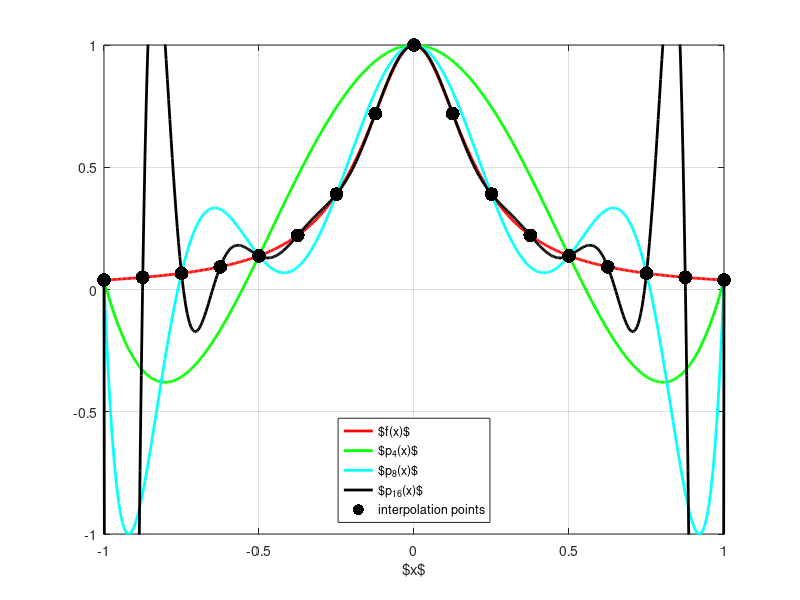
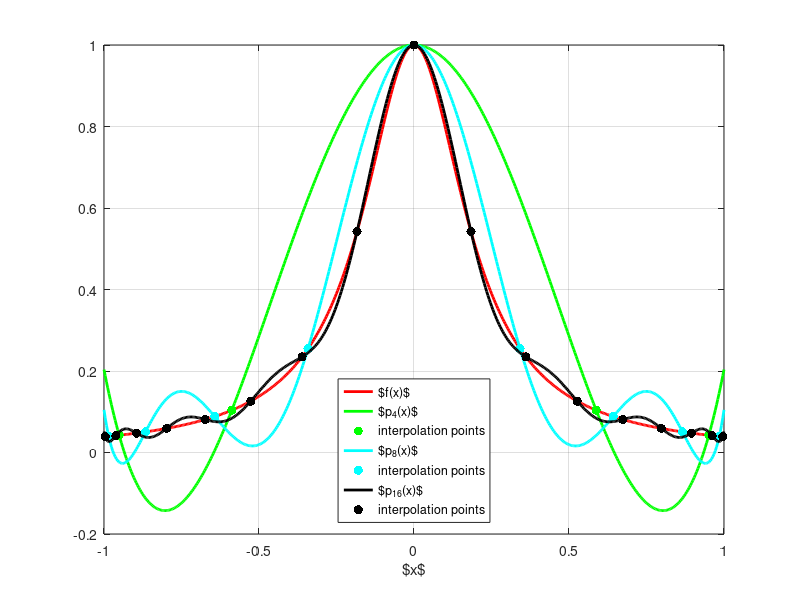

The MATLAB script that drew these images, in order: (Note: this script raises an error after producing the figures.)
clear all;
close all;
f = @(x) 1./(1 + 25*x.^2);

hf = figure(1);
clf;

x = linspace(-1,1,500);
y_true = f(x);
plot(x,y_true,'r','linewidth',2);
hold on;

N = 4;
xdata = linspace(-1,1,N+1)';
ydata = f(xdata);
p = polyfit(xdata,ydata,N);
y_fit = polyval(p,x);
poly_04 = plot(x,y_fit,'g','linewidth',2);


N = 8;
xdata = linspace(-1,1,N+1)';
ydata = f(xdata);
p = polyfit(xdata,ydata,N);
y_fit = polyval(p,x);
poly_08 = plot(x,y_fit,'c','linewidth',2);

N = 16;
xdata = linspace(-1,1,N+1)';
ydata = f(xdata);
p = polyfit(xdata,ydata,N);
y_fit = polyval(p,x);
poly_16 = plot(x,y_fit,'k','linewidth',2);
xlabel("$x$");
grid on;
plot(xdata,ydata,'k.','markersize',30);
  
legend('$f(x)$','$p_4(x)$','$p_8(x)$','$p_{16}(x)$', ...
    'interpolation points','Location','south')
% lgd.FontSize = 14;
% lgd.Interpreter = 'latex';

axis([-1 1 -1 1])

print(hf,"OUT/RungePhenom",'-dpdflatex')

hff = figure(2);
clf;

x = linspace(-1,1,500);
y_true = f(x);
plot(x,y_true,'r','linewidth',2);
hold on;

N = 4;
idx = 1:N+1;
xdata = cos((idx-0.5)*pi/(N+1));
ydata = f(xdata);
p = polyfit(xdata,ydata,N);
y_fit = polyval(p,x);
poly_04 = plot(x,y_fit,'g','linewidth',2);
plot(xdata,ydata,'g.','markersize',20);


N = 8;
idx = 1:N+1;
xdata = cos((idx-0.5)*pi/(N+1));
ydata = f(xdata);
p = polyfit(xdata,ydata,N);
y_fit = polyval(p,x);
poly_08 = plot(x,y_fit,'c','linewidth',2);
plot(xdata,ydata,'c.','markersize',20);

N = 16;
idx = 1:N+1;
xdata = cos((idx-0.5)*pi/(N+1));
ydata = f(xdata);
p = polyfit(xdata,ydata,N);
y_fit = polyval(p,x);
poly_16 = plot(x,y_fit,'k','linewidth',2);
xlabel("$x$");
grid on;
plot(xdata,ydata,'k.','markersize',20);

lgd = legend('$f(x)$','$p_4(x)$','interpolation points','$p_8(x)$', ...
    'interpolation points','$p_{16}(x)$','interpolation points','Location','south')
lgd.FontSize = 14;
lgd.Interpreter = 'latex';

axis([-1 1 -1 1])
print(hff,"OUT/RungePhenomFix",'-dpdflatex')

figure(3);
clf;
x = linspace(-1,1,500);
N = 8;
idx = 1:N+1;
xdata_cheb = cos((idx-0.5)*pi/(N+1));
xdata_unif = linspace(-1,1,N+1)';

for k = 1:500
    y_cheb(k) = (x(k)-xdata_cheb(1))*(x(k)-xdata_cheb(2))* ...
                (x(k)-xdata_cheb(3))*(x(k)-xdata_cheb(4))* ...
                (x(k)-xdata_cheb(5))*(x(k)-xdata_cheb(6))* ...
                (x(k)-xdata_cheb(7))*(x(k)-xdata_cheb(8))*(x(k)-xdata_cheb(9));
    
    y_unif(k) = (x(k)-xdata_unif(1))*(x(k)-xdata_unif(2))* ...
                (x(k)-xdata_unif(3))*(x(k)-xdata_unif(4))* ...
                (x(k)-xdata_unif(5))*(x(k)-xdata_unif(6))* ...
                (x(k)-xdata_unif(7))*(x(k)-xdata_unif(8))*(x(k)-xdata_unif(9));
    y_bndd(k) = 2^(-N);
end

plot(x,y_cheb,'linewidth',1.0)
hold on
plot(x,y_unif,'linewidth',1.0)
plot(x, y_bndd,'k-.','linewidth',2)
plot(x,-y_bndd,'k:','linewidth',2)

lgd = legend('$\omega_9(x)$ (Chebyshev)','$\omega_9(x)$ (Uniform)',...
             '$2^{-8}$','$-2^{-8}$')
lgd.FontSize = 14;
lgd.Interpreter = 'latex';


